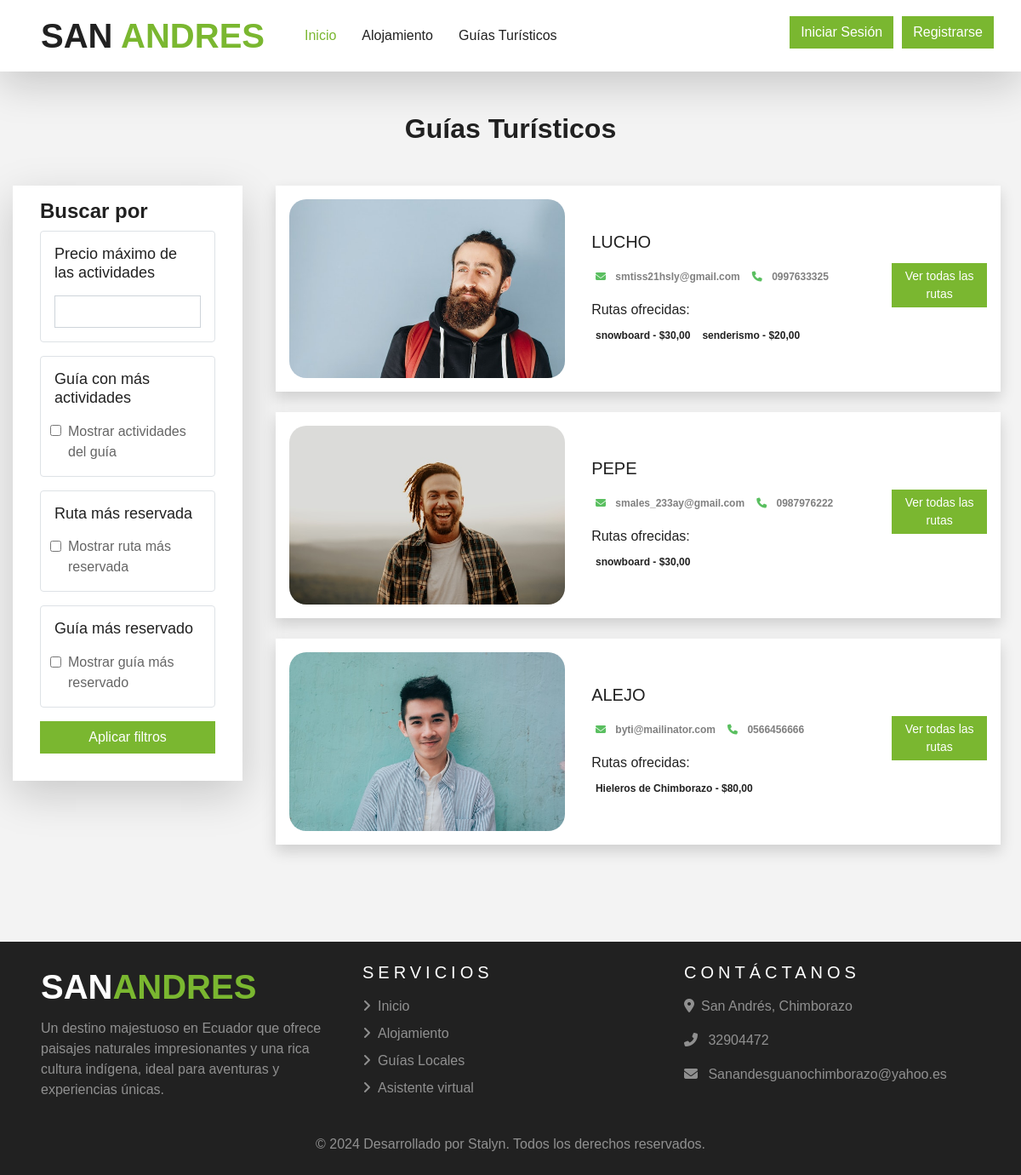
Page /guias/ver_guias/ on the earlier database version.
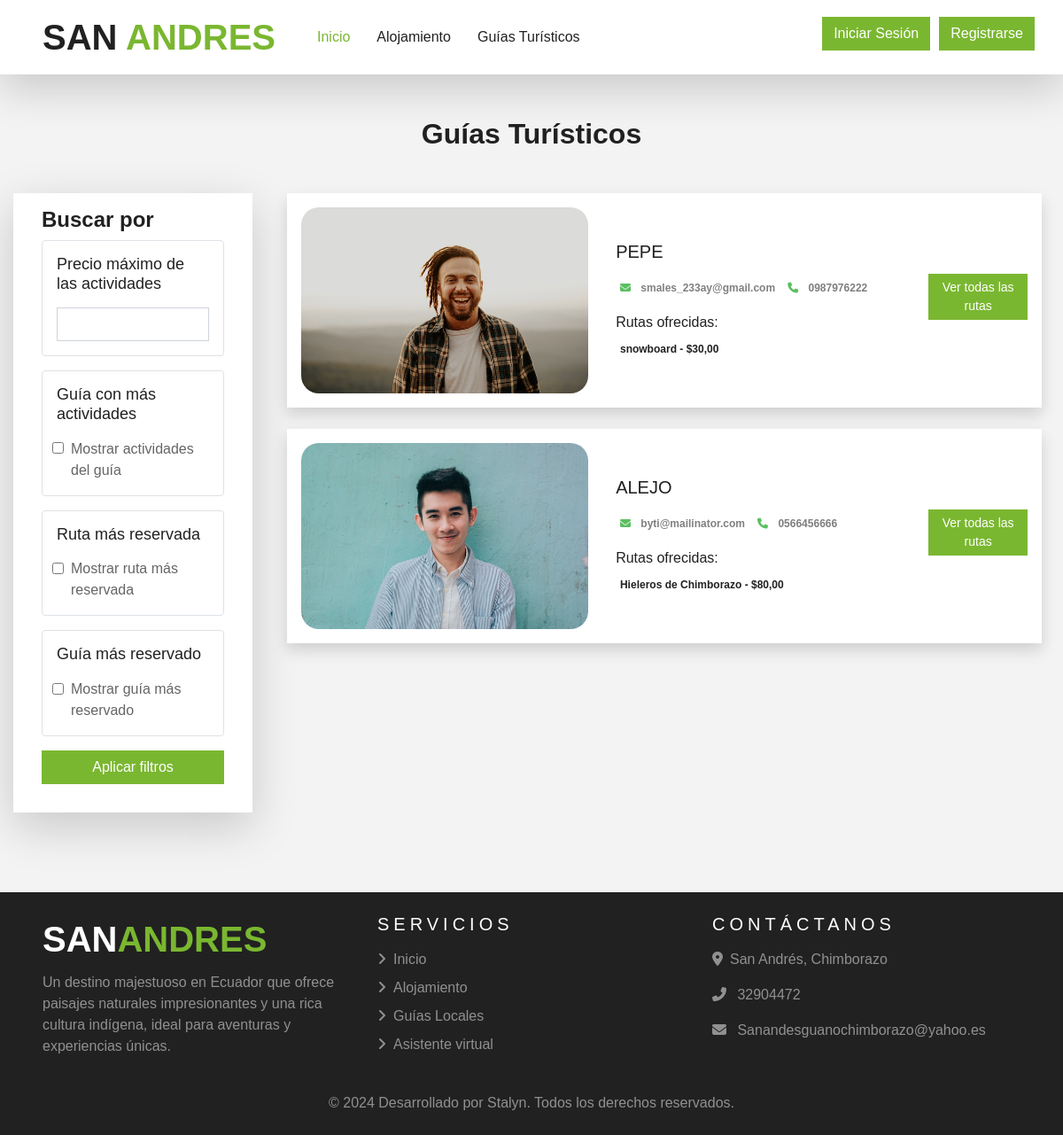
Same page on the later database version.
### guias/models.py (models this page shows, shortened)
class GuiaTuristico(models.Model):
    nombre = models.CharField(max_length=150)
    email = models.EmailField(unique=True)
    telefono = models.CharField(
        max_length=10,
        unique=True,
        validators=[RegexValidator(
            regex=r'^\d{10}$',
            message="El número de teléfono debe contener exactamente 10 dígitos."
        )]
    )
    foto = models.FileField(upload_to="fotos_guia", null=False, blank=False)
    estado = models.CharField(max_length=20, choices=GUIA_ESTADO, default="Borrador")
    rutas = models.ManyToManyField(Ruta, through='GuiaRuta', related_name='guias')
    def miniatura(self):
        if self.foto:
            return mark_safe("<img src='%s' width='50' height='50' style='object-fit: cover; border-radius:6px;'/>" % self.foto.url)
        return ""
    miniatura.short_description = 'Foto'

class Ruta(models.Model):
    nombre = models.CharField(max_length=150)
    descripcion = models.TextField()
    precio = models.DecimalField(max_digits=12, decimal_places=2)
    capacidad = models.PositiveSmallIntegerField(
        default=1,
        validators=[MaxValueValidator(
            15,
            message= ("La capacidad máxima no puede superar las 15 personas.")
        )],
        verbose_name="Capacidad máxima"
    )
    imagen = models.FileField(upload_to="imagenes_ruta", null=False, blank=False)
    def imagen_preview(self):
        if self.imagen:
            return mark_safe(f"<img src='{self.imagen.url}' width='50' height='50' style='object-fit: cover; border-radius:6px;'/>")
        return ""
    imagen_preview.short_description = 'Imagen'

### guias/views.py (the view, shortened to what this page needs)
# urls.py: path('ver_guias/', views.ver_guias, name='ver_guias'),
def ver_guias(request):
    base_queryset = GuiaTuristico.objects.filter(estado__in=["Aprobado", "Disponible"])
    applied_filters = False
    mostrar_cinta = False
    page  = request.GET.get('page',1)
    precio_max = request.GET.get('precio_max')
    if precio_max:
        base_queryset = base_queryset.filter(rutas__precio__lte=precio_max).distinct()
        applied_filters = True
    guia_mas_rutas = request.GET.get('guia_mas_rutas')
    if guia_mas_rutas:
        guia_con_mas_rutas = base_queryset.annotate(num_rutas=Count('rutas')).order_by('-num_rutas').first()
        base_queryset = GuiaTuristico.objects.filter(pk=guia_con_mas_rutas.pk) if guia_con_mas_rutas else GuiaTuristico.objects.none()
        applied_filters = True
    ruta_mas_reservada = request.GET.get('ruta_mas_reservada')
    guia_mas_reservado = request.GET.get('guia_mas_reservado')
    if applied_filters and not base_queryset.exists():
        messages.warning(request, "No se encontraron resultados para los filtros seleccionados.")
        return redirect(reverse('guias:ver_guias'))
    if mostrar_cinta:
        for guia in base_queryset:
            guia.es_mas_reservado = True
    else:
        for guia in base_queryset:
            guia.es_mas_reservado = False
    try:
         paginator = Paginator(base_queryset,5)
         base_queryset = paginator.page(page)
    except:
         raise Http404
    context = {
        "guiaturisticos": base_queryset,
        "mostrar_cinta": mostrar_cinta,
        "paginator":paginator,
    }
    return render(request, "guiasturistico/ver_guias.html", context)

### templates/guiasturistico/ver_guias.html (shortened to what the changed rows need)
{% extends 'base.html' %} {% load static %} {% block content %}
<div class="my-5 px-4">
  <h2 class="fw-bold h-font text-center">Guías Turísticos</h2>
</div>
<div class="container-fluid">
  <div class="row">
    <div class="col-lg-9 col-md-12 px-4">
       {% if guiaturisticos %} {% for guia in guiaturisticos %}
      <div class="card mb-4 border-0 shadow">
        <div class="row g-0 p-3 align-items-center">
          <div class="col-md-5 mb-lg-0 mb-md-0 mb-3">
            <div class="card_box">
              <img src="{{ guia.foto.url }}" class="card-img rounded" style="height: 210px; object-fit: cover;" alt="..." />
            </div>
          </div>
          <div class="col-md-5 px-lg-3 px-md-3 px-0">
            <h5 class="mb-3">{{ guia.nombre|upper }}</h5>
            <div class="facilities mb-1">
              <span class="badge rounded-pill bg-light text-wrap me-1 mb-1 text-black-50">
                <i class="fa fa-envelope mr-2" style="color: #5abf60;"></i>
                {{ guia.email }}
              </span>
              <span class="badge rounded-pill bg-light text-wrap text-justify me-1 mb-1 text-black-50"> <i class="fa fa-phone mr-2" style="color: #5abf60;"></i> {{ guia.telefono }} </span>
            </div>
            <div class="rutas mt-3">
              <h6>Rutas ofrecidas:</h6>
              {% for ruta in guia.rutas.all|slice:":2" %}
              <span class="badge rounded-pill bg-light text-dark text-wrap me-1 mb-1">
                {{ ruta.nombre }} - ${{ ruta.precio }}
              </span>
              {% endfor %}
            </div>
          </div>
          <div class="col-md-2 mt-lg-0 mt-md-0 mt-4 text-center">
            <a href="{% url 'guias:rutas_por_guia' guia.id %}" class="btn btn-sm w-100 text-white shadow-none mb-2" style="background-color: #7ab730;">Ver todas las rutas</a>
          </div>
        </div>
      </div>
      {% endfor %} {% endif %}
    </div>
  </div>
</div>
{% endblock %}

Differences in the rows shown:
no longer on this page (row edited): GuiaTuristico: foto (picture), nombre "LUCHO", email "smtiss21hsly@gmail.com", telefono "0997633325", Ruta (nombre "snowboard", precio "30,00")
no longer on this page (row unchanged): Ruta: nombre "senderismo", precio "20,00", shown under "LUCHO"
